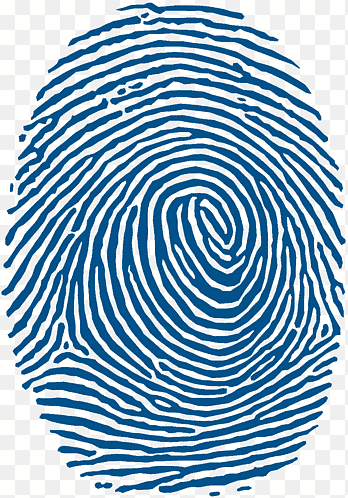
#> input picture tp2/empreinte3.png, 348 x 498 px; the run also reads 1 picture not shown here
$ python tp02_ssim.py   (older library calls are emulated)
#> lines starting #> are read from the running program, lines starting #| are printed output that depends on the picture; after the words box and inside, x2 and y2 are one past the last pixel; in counts of white or black regions, pixels touching at a corner belong together
import os
import numpy as np
import matplotlib.pyplot as plt
from PIL import Image, ImageFilter, ImageOps
from skimage.metrics import structural_similarity as compare_ssim
def preprocess(image_path: str) -> np.ndarray:
    # Charger l'image
#> called with image_path = 'empreinte3.png'
    img = Image.open(image_path)
#> img is the input picture: PIL image 348x498 P; mean R, G, B 140.9, 174.4, 198.9

    # Conversion en niveaux de gris
    img_gris = img.convert("L")
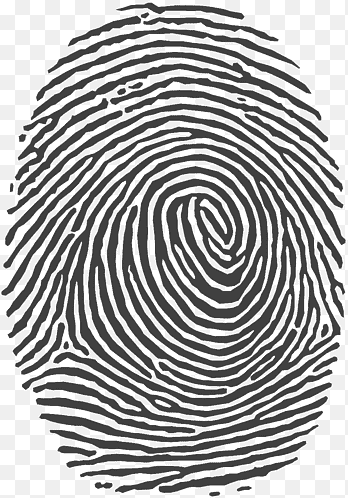
#> img_gris: PIL image 348x498 L; min 53, max 255, mean 167.2

    # Redimensionnement (300×300)
    img_gris = img_gris.resize((300, 300))
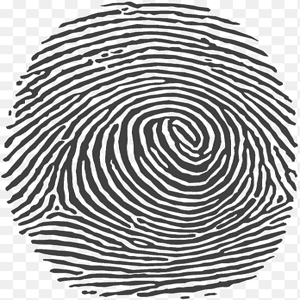
#> img_gris: PIL image 300x300 L; min 33, max 255, mean 166.7

    # Égalisation histogramme
    img_gris = ImageOps.equalize(img_gris)
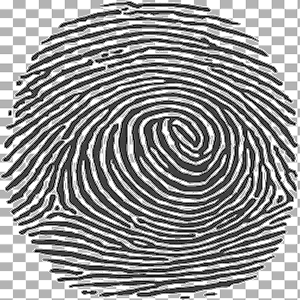
#> img_gris: PIL image 300x300 L; min 0, max 255, mean 148.7

    # Binarisation (seuil = 128)
    img_bin = img_gris.point(lambda x: 255 if x > 128 else 0, mode="L")
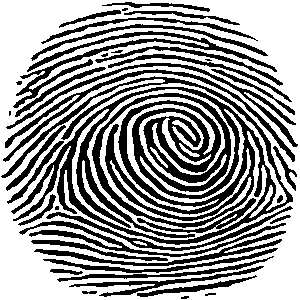
#> img_bin: PIL image 300x300 L; 59.2% white; 39 black regions (7 under 20 px), largest, box (x1, y1, x2, y2) and area: (1, 76, 293, 245) 17376, (13, 31, 277, 108) 2277, (3, 69, 295, 162) 1771

    # Extraction des contours (FIND_EDGES)
    img_contours = img_bin.filter(ImageFilter.FIND_EDGES)
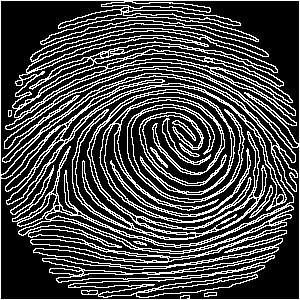
#> img_contours: PIL image 300x300 L; 26.6% white in thin lines or dots

    return np.array(img_contours)


def compare_fingerprints(img_path1: str, img_path2: str, seuil: float = 1.5) -> tuple:

    img1 = preprocess(img_path1)
    img2 = preprocess(img_path2)

    # Calcul de similarité SSIM (data_range=255 pour images 0-255)
    similarity = compare_ssim(img1, img2, data_range=255)
#> similarity = 1

    # Décision
    decision = "ACCEPTÉE" if similarity >= seuil else "REJETÉE"
#> decision = 'ACCEPTÉE'

    return similarity, decision


def visualize_comparison(img_path1: str, img_path2: str, similarity: float, decision: str):
    """Affiche la comparaison des deux empreintes prétraitées."""
    img1 = preprocess(img_path1)
    img2 = preprocess(img_path2)

    plt.figure(figsize=(12, 5))
    plt.subplot(1, 2, 1)
    plt.imshow(img1, cmap="gray")
    plt.axis("off")
    plt.title("Empreinte 1 (prétraitée)")

    plt.subplot(1, 2, 2)
    plt.imshow(img2, cmap="gray")
    plt.axis("off")
    plt.title("Empreinte 2 (prétraitée)")
    plt.suptitle(f"SSIM = {similarity:.4f} → {decision}", fontsize=14)
    plt.tight_layout()
    plt.show()


if __name__ == "__main__":
    img1_path = "empreinte3.png"
    img2_path = "empreinte4.png"

    # Vérifier si les fichiers existent
    if os.path.exists(img1_path) and os.path.exists(img2_path):
        similarity, decision = compare_fingerprints(img1_path, img2_path, seuil=0.75)
#> similarity = 1; decision = 'ACCEPTÉE'
        print(f"Similarite SSIM : {similarity:.4f}")
#| Similarite SSIM : 1.0000
        print(f"Decision : {decision}")
#| Decision : ACCEPTÉE

        # Afficher la comparaison
        visualize_comparison(img1_path, img2_path, similarity, decision)
    else:
        print("Fichiers manquants ! Placez empreinte1.jpg et empreinte2.png dans le dossier.")
        print("Ou modifiez img1_path et img2_path dans le script.")
